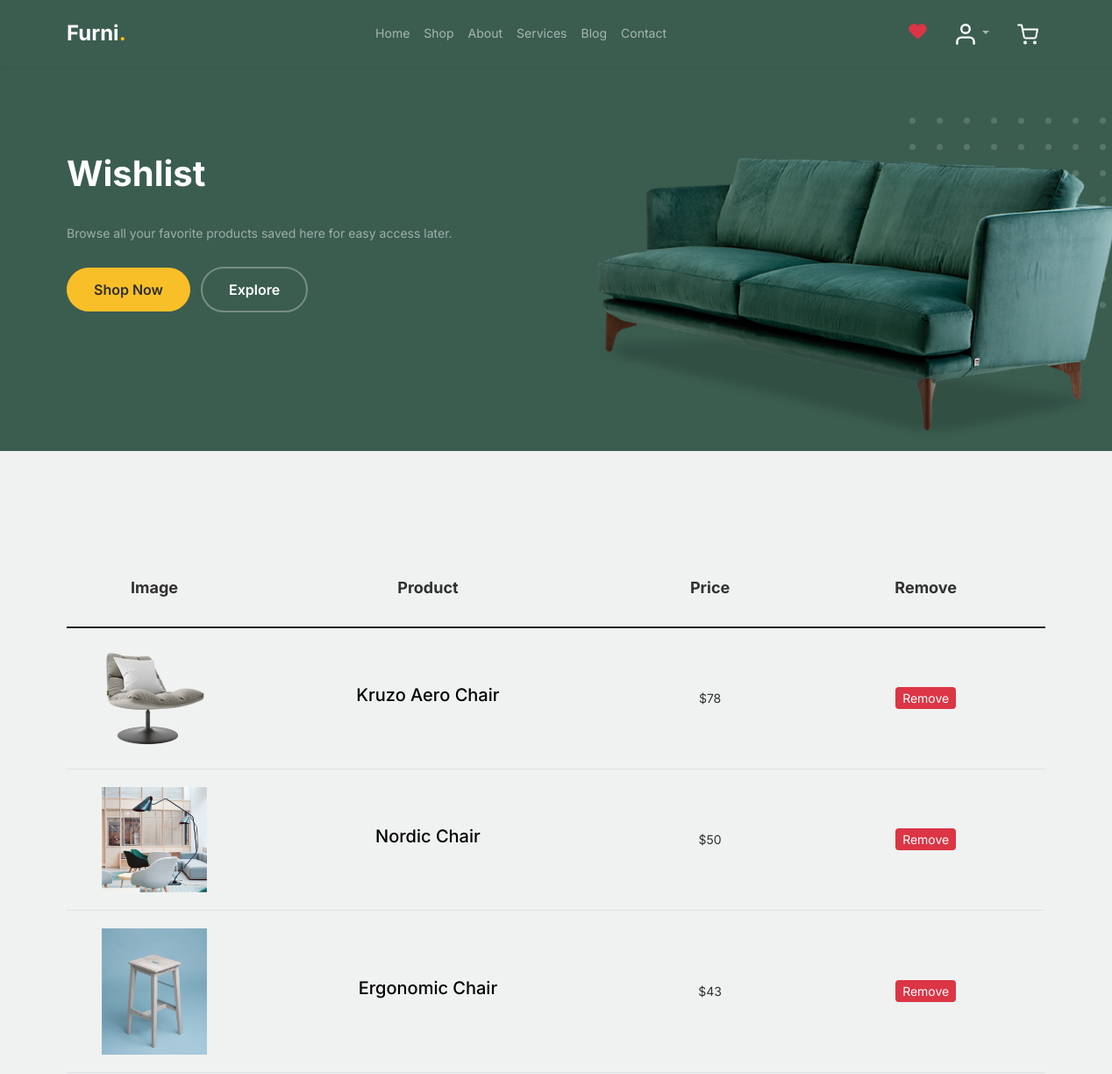
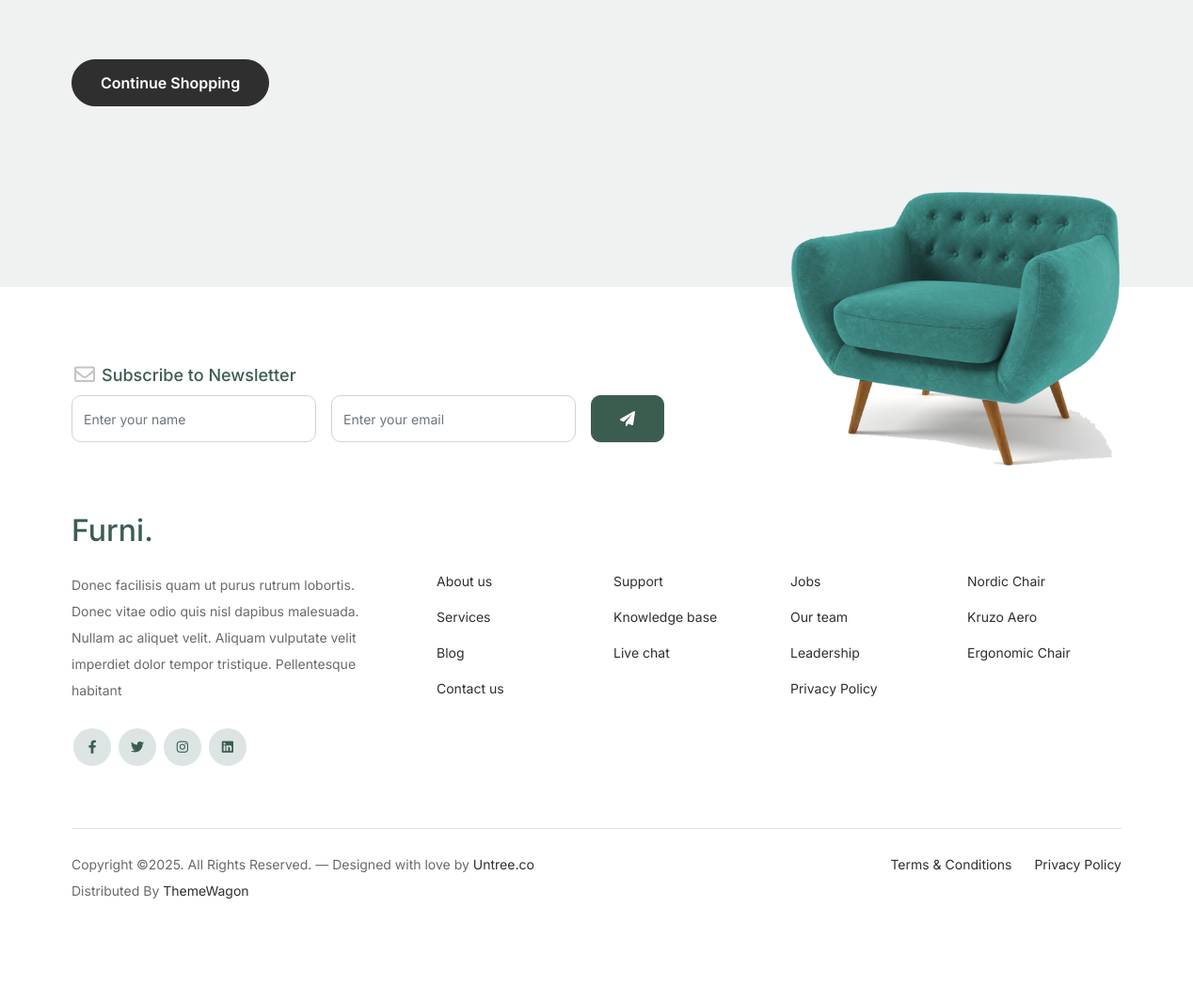
The page /wishlists (signed in) on the database its author committed (2 pictures, top to bottom).
### myapp/models.py (models this page shows)
class wishlistItem(models.Model):
    user=models.ForeignKey(user,on_delete=models.CASCADE)
    product = models.ForeignKey(Product, on_delete=models.CASCADE)

class Product(models.Model):
    name=models.CharField(max_length=100)
    price=models.IntegerField()
    image=models.ImageField(upload_to="image")

### myapp/views.py (the view)
# urls.py: path('wishlists', views.wishlist, name='wishlist'),
def wishlist(request):
    wid=user.objects.get(name=request.session['name'])
    wishlist_items = wishlistItem.objects.filter(user=wid)
    context = {
        'wishlist_items': wishlist_items
    }
    return render(request, 'wishlist.html', context)

### myapp/templates/wishlist.html (shortened to what this page needs)
{% load static %}
<!doctype html>
<html lang="en">
<head>
  <link href="static/css/bootstrap.min.css" rel="stylesheet">
  <link href="https://cdnjs.cloudflare.com/ajax/libs/font-awesome/6.0.0-beta3/css/all.min.css" rel="stylesheet">
  <link href="static/css/tiny-slider.css" rel="stylesheet">
  <link href="static/css/style.css" rel="stylesheet">
</head>
<body>
        <nav class="navbar navbar-expand-lg navbar-dark py-3 shadow-sm" style="background-color: #3b5d50;">
          <div class="container">
            <a class="navbar-brand fw-bold fs-4" href="{% url 'index' %}">
              Furni<span class="text-warning">.</span>
            </a>
            <div class="collapse navbar-collapse" id="mainNavbar">
              <ul class="navbar-nav mx-auto mb-2 mb-lg-0">
                <li class="nav-item"><a class="nav-link" href="{% url 'index' %}">Home</a></li>
                <li class="nav-item"><a class="nav-link" href="{% url 'shop' %}">Shop</a></li>
                <li class="nav-item"><a class="nav-link" href="{% url 'about' %}">About</a></li>
                <li class="nav-item"><a class="nav-link" href="{% url 'services' %}">Services</a></li>
                <li class="nav-item"><a class="nav-link" href="{% url 'blog' %}">Blog</a></li>
                <li class="nav-item"><a class="nav-link" href="{% url 'contact' %}">Contact</a></li>
              </ul>
              <ul class="navbar-nav d-flex align-items-center gap-3">
                <li class="nav-item">
                  <a class="nav-link"  href="{% url 'wishlist' %}" title="Wishlist">
                    <i class="fas fa-heart text-danger fs-5"></i>
                  </a>
                </li>
                <li class="nav-item dropdown">
                  <a class="nav-link dropdown-toggle" href="#" id="userDropdown" role="button" data-bs-toggle="dropdown"
                    aria-expanded="false">
                    <img src="{% static 'images/user.svg' %}" alt="User" width="24" height="24">
                  </a>
                </li>
                <li class="nav-item">
                  <a class="nav-link position-relative" href="{% url 'cart' %}">
                    <img src="{% static 'images/cart.svg' %}" alt="Cart" width="24" height="24">
                  </a>
                </li>
              </ul>
            </div>
          </div>
        </nav>
<div class="hero">
  <div class="container">
    <div class="row justify-content-between">
      <div class="col-lg-5">
        <div class="intro-excerpt">
          <h1>Wishlist</h1>
          <p class="mb-4">Browse all your favorite products saved here for easy access later.</p>
          <p>
            <a href="{% url 'shop' %}" class="btn btn-secondary me-2">Shop Now</a>
            <a href="#" class="btn btn-white-outline">Explore</a>
          </p>
        </div>
      </div>
      <div class="col-lg-7">
        <div class="hero-img-wrap">
          <img src="{% static 'images/couch.png' %}" class="img-fluid" alt="Couch">
        </div>
      </div>
    </div>
  </div>
</div>
<div class="untree_co-section before-footer-section py-5">
  <div class="container">
    {% if wishlist_items %}
    <div class="row mb-5">
      <div class="col-md-12">
        <div class="site-blocks-table">
          <table class="table">
            <thead>
              <tr>
                <th class="product-thumbnail">Image</th>
                <th class="product-name">Product</th>
                <th class="product-price">Price</th>
                <th class="product-remove">Remove</th>
              </tr>
            </thead>
            <tbody>
              {% for item in wishlist_items %}
              <tr>
                <td class="product-thumbnail">
                  <img src="{{ item.product.image.url }}" alt="{{ item.product.name }}" class="img-fluid" style="max-width: 120px;">
                </td>
                <td class="product-name">
                  <h2 class="h5 text-black">{{ item.product.name }}</h2>
                </td>
                <td>${{ item.product.price }}</td>
                <td class="product-remove">
                  <a href="{% url 'remove_from_wishlist' item.id %}">Remove</a>
                </td>
              </tr>
              {% endfor %}
            </tbody>
          </table>
        </div>
      </div>
    </div>
    <a href="{% url 'shop' %}" class="btn btn-outline-black">Continue Shopping</a>
    {% else %}
    <div class="text-center">
      <img src="{% static 'images/empty_wishlist.png' %}" alt="Empty Wishlist" style="max-width: 200px;" class="img-fluid mb-3">
      <h4>Your wishlist is empty.</h4>
      <a href="{% url 'shop' %}" class="btn btn-primary mt-3">Browse Products</a>
    </div>
    {% endif %}
  </div>
</div>
<footer class="footer-section">
  <div class="container relative">
    <div class="sofa-img">
      <img src="static/images/sofa.png" alt="Image" class="img-fluid">
    </div>
    <div class="row">
      <div class="col-lg-8">
        <div class="subscription-form">
          <h3 class="d-flex align-items-center"><span class="me-1"><img src="static/images/envelope-outline.svg" alt="Image" class="img-fluid"></span><span>Subscribe to Newsletter</span></h3>
              <form action="{% url 'Subscribe' %}" class="row g-3" method="POST">
								<div class="col-auto">
									<input type="text" class="form-control" placeholder="Enter your name" name="name" id="name">
								</div>
								<div class="col-auto">
									<input type="email" class="form-control" placeholder="Enter your email" name="email" id="email">
								</div>
								<div class="col-auto">
									<button class="btn btn-primary">
										<span class="fa fa-paper-plane"></span>
									</button>
								</div>
							</form>
        </div>
      </div>
    </div>
    <div class="row g-5 mb-5">
      <div class="col-lg-4">
        <div class="mb-4 footer-logo-wrap"><a href="#" class="footer-logo">Furni<span>.</span></a></div>
        <p class="mb-4">Donec facilisis quam ut purus rutrum lobortis. Donec vitae odio quis nisl dapibus malesuada. Nullam ac aliquet velit. Aliquam vulputate velit imperdiet dolor tempor tristique. Pellentesque habitant</p>
        <ul class="list-unstyled custom-social">
          <li><a href="#"><span class="fa fa-brands fa-facebook-f"></span></a></li>
          <li><a href="#"><span class="fa fa-brands fa-twitter"></span></a></li>
          <li><a href="#"><span class="fa fa-brands fa-instagram"></span></a></li>
          <li><a href="#"><span class="fa fa-brands fa-linkedin"></span></a></li>
        </ul>
      </div>
      <div class="col-lg-8">
        <div class="row links-wrap">
          <div class="col-6 col-sm-6 col-md-3">
            <ul class="list-unstyled">
              <li><a href="#">About us</a></li>
              <li><a href="#">Services</a></li>
              <li><a href="#">Blog</a></li>
              <li><a href="#">Contact us</a></li>
            </ul>
          </div>
          <div class="col-6 col-sm-6 col-md-3">
            <ul class="list-unstyled">
              <li><a href="#">Support</a></li>
              <li><a href="#">Knowledge base</a></li>
              <li><a href="#">Live chat</a></li>
            </ul>
          </div>
          <div class="col-6 col-sm-6 col-md-3">
            <ul class="list-unstyled">
              <li><a href="#">Jobs</a></li>
              <li><a href="#">Our team</a></li>
              <li><a href="#">Leadership</a></li>
              <li><a href="#">Privacy Policy</a></li>
            </ul>
          </div>
          <div class="col-6 col-sm-6 col-md-3">
            <ul class="list-unstyled">
              <li><a href="#">Nordic Chair</a></li>
              <li><a href="#">Kruzo Aero</a></li>
              <li><a href="#">Ergonomic Chair</a></li>
            </ul>
          </div>
        </div>
      </div>
    </div>
    <div class="border-top copyright">
      <div class="row pt-4">
        <div class="col-lg-6">
          <p class="mb-2 text-center text-lg-start">Copyright &copy;<script>document.write(new Date().getFullYear());</script>. All Rights Reserved. &mdash; Designed with love by <a href="static/https://untree.co">Untree.co</a> Distributed By <a href="static/https://themewagon.com">ThemeWagon</a></p>
        </div>
        <div class="col-lg-6 text-center text-lg-end">
          <ul class="list-unstyled d-inline-flex ms-auto">
            <li class="me-4"><a href="#">Terms &amp; Conditions</a></li>
            <li><a href="#">Privacy Policy</a></li>
          </ul>
        </div>
      </div>
    </div>
  </div>
</footer>
</body>
</html>

### myapp/static/css/style.css (style rules this page uses)
body { overflow-x: hidden; position: relative; font-family: "Inter", sans-serif; font-weight: 400; line-height: 28px; color: #6a6a6a; font-size: 14px; background-color: #eff2f1; }
a { text-decoration: none; transition: .3s all ease; color: #2f2f2f; text-decoration: underline; }
.hero { background: #3b5d50; padding: calc(4rem - 30px) 0 0 0; }
@media (min-width: 768px) { .hero { padding: calc(4rem - 30px) 0 4rem 0; } }
@media (min-width: 992px) { .hero { padding: calc(8rem - 30px) 0 8rem 0; } }
.hero .intro-excerpt { position: relative; z-index: 4; }
@media (min-width: 992px) { .hero .intro-excerpt { max-width: 450px; } }
.hero h1 { font-weight: 700; color: #ffffff; margin-bottom: 30px; }
.hero p { color: rgba(255, 255, 255, 0.5); margin-bottom: 30px; }
.hero .hero-img-wrap { position: relative; }
.hero .hero-img-wrap img { width: 100%; height: auto; max-width: 100%; position: relative; top: 0; right: 0; left: 0; z-index: 2; }
@media (min-width: 768px) { .hero .hero-img-wrap img { left: -50px; } }
@media (min-width: 992px) { .hero .hero-img-wrap img { max-width: 780px; position: absolute; top: -80px; right: -50px; left: auto; } }
@media (min-width: 1200px) { .hero .hero-img-wrap img { right: -100px; } }
.hero .hero-img-wrap:after { content: ""; position: absolute; width: 255px; height: 217px; background-image: url("../images/dots-light.svg"); background-size: contain; background-repeat: no-repeat; right: -100px; top: 0; }
@media (min-width: 1200px) { .hero .hero-img-wrap:after { top: -40px; } }
.btn { font-weight: 600; padding: 12px 30px; border-radius: 30px; color: #ffffff; background: #2f2f2f; border-color: #2f2f2f; }
.btn.btn-primary { background: #3b5d50; border-color: #3b5d50; }
.btn.btn-secondary { color: #2f2f2f; background: #f9bf29; border-color: #f9bf29; }
.btn.btn-white-outline { background: transparent; border-width: 2px; border-color: rgba(255, 255, 255, 0.3); }
.before-footer-section { padding: 7rem 0 12rem 0 !important; }
.footer-section { padding: 80px 0; background: #ffffff; }
.footer-section .relative { position: relative; }
.footer-section a { text-decoration: none; color: #2f2f2f; -webkit-transition: .3s all ease; -o-transition: .3s all ease; transition: .3s all ease; }
.footer-section .subscription-form { margin-bottom: 40px; position: relative; z-index: 2; margin-top: 100px; }
@media (min-width: 992px) { .footer-section .subscription-form { margin-top: 0px; margin-bottom: 80px; } }
.footer-section .subscription-form h3 { font-size: 18px; font-weight: 500; color: #3b5d50; }
.footer-section .subscription-form .form-control { height: 50px; border-radius: 10px; font-family: "Inter", sans-serif; }
.footer-section .subscription-form .btn { border-radius: 10px !important; }
.footer-section .sofa-img { position: absolute; top: -200px; z-index: 1; right: 0; }
.footer-section .sofa-img img { max-width: 380px; }
.footer-section .links-wrap { margin-top: 0px; }
@media (min-width: 992px) { .footer-section .links-wrap { margin-top: 54px; } }
.footer-section .links-wrap ul li { margin-bottom: 10px; }
.footer-section .footer-logo-wrap .footer-logo { font-size: 32px; font-weight: 500; text-decoration: none; color: #3b5d50; }
.footer-section .custom-social li { margin: 2px; display: inline-block; }
.footer-section .custom-social li a { width: 40px; height: 40px; text-align: center; line-height: 40px; display: inline-block; background: #dce5e4; color: #3b5d50; border-radius: 50%; }
.footer-section .border-top { border-color: #dce5e4; }
.footer-section .border-top.copyright { font-size: 14px !important; }
.untree_co-section { padding: 7rem 0; }
.form-control { height: 50px; border-radius: 10px; font-family: "Inter", sans-serif; }
.site-blocks-table { overflow: auto; }
.site-blocks-table .product-thumbnail { width: 200px; }
.site-blocks-table thead th { padding: 30px; text-align: center; border-width: 0px !important; vertical-align: middle; color: rgba(0, 0, 0, 0.8); font-size: 18px; }
.site-blocks-table td { padding: 20px; text-align: center; vertical-align: middle; color: rgba(0, 0, 0, 0.8); }
.site-blocks-table tbody tr:first-child td { border-top: 1px solid #3b5d50 !important; }

### myapp/templates/wishlist.html (style rules this page uses)
.product-remove a { color: white; background-color: #dc3545; border-radius: 4px; padding: 4px 8px; text-decoration: none; }

### rows shown on the page
wishlistItem: product.image (picture), product.name "Kruzo Aero Chair", product.price "78"
wishlistItem: product.image (picture), product.name "Nordic Chair", product.price "50"
wishlistItem: product.image (picture), product.name "Ergonomic Chair", product.price "43"
